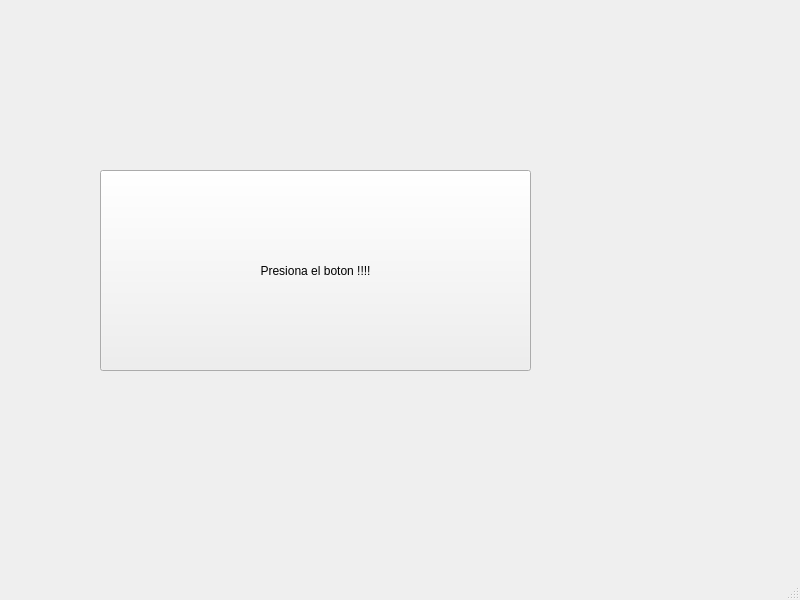
<?xml version="1.0" encoding="UTF-8"?>
<ui version="4.0">
 <class>MainWindow</class>
 <widget class="QMainWindow" name="MainWindow">
  <property name="geometry">
   <rect>
    <x>0</x>
    <y>0</y>
    <width>800</width>
    <height>600</height>
   </rect>
  </property>
  <property name="windowTitle">
   <string>MainWindow</string>
  </property>
  <widget class="QWidget" name="centralwidget">
   <widget class="QPushButton" name="pushButton">
    <property name="geometry">
     <rect>
      <x>100</x>
      <y>170</y>
      <width>431</width>
      <height>201</height>
     </rect>
    </property>
    <property name="text">
     <string>Presiona el boton !!!!</string>
    </property>
   </widget>
  </widget>
  <widget class="QMenuBar" name="menubar">
   <property name="geometry">
    <rect>
     <x>0</x>
     <y>0</y>
     <width>800</width>
     <height>23</height>
    </rect>
   </property>
  </widget>
  <widget class="QStatusBar" name="statusbar"/>
 </widget>
 <resources/>
 <connections/>
</ui>
